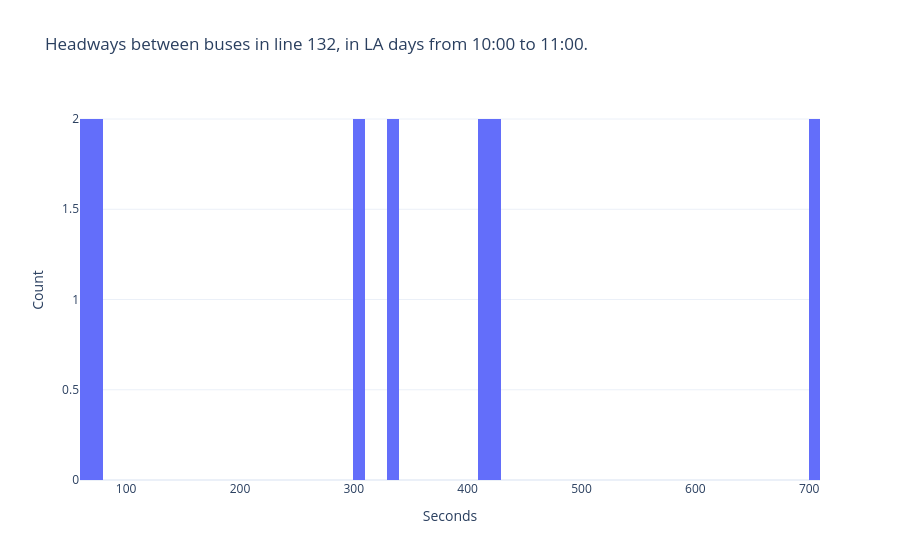

The cell this chart's notebook holds for it:
### Code cell
fig = go.Figure()

fig.add_trace(go.Histogram(x=hws.headway, name="Before COVID-19", xbins={"size": 10}))

"""
for val in [ci_0[0],ci_1[1]] :
    fig.add_shape(
        type='line',
        x0=val,
        y0=0,
        x1=val,
        y1=200,
        line=dict(
            color='red',
            width=1.5,
            dash='dashdot'
        )
    )
"""


# Layout
fig.update_layout(
    title=f"Headways between buses in line {line}, in {day_type} days from {st_hour}:00 to {end_hour}:00.",
    xaxis_title="Seconds",
    yaxis_title="Count",
)

### Figure 1 — Plotly figure (JSON) as saved in the notebook; plotly's stock layout.template omitted (floating-point values rounded to 4 significant figures)
{"data": [{"name": "Before COVID-19", "type": "histogram", "x": [416, 302, 339, 71, 416, 302, 339, 71, 68, 422, 706, 68, 422, 706], "xbins": {"size": 10}}], "layout": {"title": {"text": "Headways between buses in line 132, in LA days from 10:00 to 11:00."}, "xaxis": {"title": {"text": "Seconds"}}, "yaxis": {"title": {"text": "Count"}}}}
